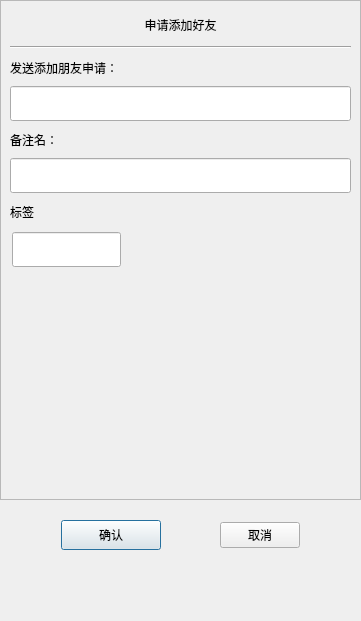
<?xml version="1.0" encoding="UTF-8"?>
<ui version="4.0">
 <class>ApplyFriend</class>
 <widget class="QDialog" name="ApplyFriend">
  <property name="geometry">
   <rect>
    <x>0</x>
    <y>0</y>
    <width>361</width>
    <height>621</height>
   </rect>
  </property>
  <property name="minimumSize">
   <size>
    <width>361</width>
    <height>621</height>
   </size>
  </property>
  <property name="maximumSize">
   <size>
    <width>361</width>
    <height>621</height>
   </size>
  </property>
  <property name="windowTitle">
   <string>Dialog</string>
  </property>
  <layout class="QVBoxLayout" name="verticalLayout">
   <property name="spacing">
    <number>0</number>
   </property>
   <property name="leftMargin">
    <number>0</number>
   </property>
   <property name="topMargin">
    <number>0</number>
   </property>
   <property name="rightMargin">
    <number>0</number>
   </property>
   <property name="bottomMargin">
    <number>0</number>
   </property>
   <item>
    <widget class="QScrollArea" name="scrollArea">
     <property name="minimumSize">
      <size>
       <width>0</width>
       <height>500</height>
      </size>
     </property>
     <property name="widgetResizable">
      <bool>true</bool>
     </property>
     <widget class="QWidget" name="scrollcontent">
      <property name="geometry">
       <rect>
        <x>0</x>
        <y>0</y>
        <width>359</width>
        <height>498</height>
       </rect>
      </property>
      <layout class="QVBoxLayout" name="verticalLayout_2">
       <property name="spacing">
        <number>0</number>
       </property>
       <property name="leftMargin">
        <number>0</number>
       </property>
       <property name="topMargin">
        <number>11</number>
       </property>
       <property name="rightMargin">
        <number>0</number>
       </property>
       <property name="bottomMargin">
        <number>11</number>
       </property>
       <item>
        <widget class="QLabel" name="apply_lb">
         <property name="minimumSize">
          <size>
           <width>0</width>
           <height>25</height>
          </size>
         </property>
         <property name="maximumSize">
          <size>
           <width>16777215</width>
           <height>25</height>
          </size>
         </property>
         <property name="text">
          <string>申请添加好友</string>
         </property>
         <property name="alignment">
          <set>Qt::AlignCenter</set>
         </property>
        </widget>
       </item>
       <item>
        <widget class="QWidget" name="apply_wid" native="true">
         <layout class="QVBoxLayout" name="verticalLayout_3">
          <item>
           <widget class="Line" name="line">
            <property name="orientation">
             <enum>Qt::Horizontal</enum>
            </property>
           </widget>
          </item>
          <item>
           <widget class="QLabel" name="label">
            <property name="minimumSize">
             <size>
              <width>0</width>
              <height>25</height>
             </size>
            </property>
            <property name="maximumSize">
             <size>
              <width>16777215</width>
              <height>25</height>
             </size>
            </property>
            <property name="text">
             <string>发送添加朋友申请：</string>
            </property>
           </widget>
          </item>
          <item>
           <widget class="CustomizeEdit" name="name_ed">
            <property name="minimumSize">
             <size>
              <width>0</width>
              <height>35</height>
             </size>
            </property>
            <property name="maximumSize">
             <size>
              <width>16777215</width>
              <height>35</height>
             </size>
            </property>
           </widget>
          </item>
          <item>
           <widget class="QLabel" name="label_2">
            <property name="minimumSize">
             <size>
              <width>0</width>
              <height>25</height>
             </size>
            </property>
            <property name="maximumSize">
             <size>
              <width>16777215</width>
              <height>25</height>
             </size>
            </property>
            <property name="text">
             <string>备注名：</string>
            </property>
           </widget>
          </item>
          <item>
           <widget class="CustomizeEdit" name="back_ed">
            <property name="minimumSize">
             <size>
              <width>0</width>
              <height>35</height>
             </size>
            </property>
            <property name="maximumSize">
             <size>
              <width>16777215</width>
              <height>35</height>
             </size>
            </property>
           </widget>
          </item>
          <item>
           <widget class="QLabel" name="label_3">
            <property name="minimumSize">
             <size>
              <width>0</width>
              <height>25</height>
             </size>
            </property>
            <property name="maximumSize">
             <size>
              <width>16777215</width>
              <height>25</height>
             </size>
            </property>
            <property name="text">
             <string>标签</string>
            </property>
           </widget>
          </item>
          <item>
           <widget class="QWidget" name="lb_group_wid" native="true">
            <property name="minimumSize">
             <size>
              <width>0</width>
              <height>50</height>
             </size>
            </property>
            <layout class="QVBoxLayout" name="verticalLayout_4">
             <property name="spacing">
              <number>0</number>
             </property>
             <property name="leftMargin">
              <number>0</number>
             </property>
             <property name="topMargin">
              <number>0</number>
             </property>
             <property name="rightMargin">
              <number>0</number>
             </property>
             <property name="bottomMargin">
              <number>0</number>
             </property>
             <item>
              <widget class="QWidget" name="gridWidget" native="true">
               <property name="minimumSize">
                <size>
                 <width>0</width>
                 <height>40</height>
                </size>
               </property>
               <property name="maximumSize">
                <size>
                 <width>16777215</width>
                 <height>40</height>
                </size>
               </property>
               <widget class="CustomizeEdit" name="lb_ed">
                <property name="geometry">
                 <rect>
                  <x>2</x>
                  <y>2</y>
                  <width>109</width>
                  <height>35</height>
                 </rect>
                </property>
                <property name="maximumSize">
                 <size>
                  <width>16777215</width>
                  <height>35</height>
                 </size>
                </property>
               </widget>
              </widget>
             </item>
             <item>
              <widget class="QWidget" name="input_tip_wid" native="true">
               <property name="minimumSize">
                <size>
                 <width>0</width>
                 <height>35</height>
                </size>
               </property>
               <property name="maximumSize">
                <size>
                 <width>16777215</width>
                 <height>35</height>
                </size>
               </property>
               <layout class="QVBoxLayout" name="verticalLayout_5">
                <property name="spacing">
                 <number>0</number>
                </property>
                <property name="leftMargin">
                 <number>0</number>
                </property>
                <property name="topMargin">
                 <number>0</number>
                </property>
                <property name="rightMargin">
                 <number>0</number>
                </property>
                <property name="bottomMargin">
                 <number>0</number>
                </property>
                <item>
                 <widget class="ClickedOnceLabel" name="tip_lb">
                  <property name="text">
                   <string/>
                  </property>
                 </widget>
                </item>
               </layout>
              </widget>
             </item>
            </layout>
           </widget>
          </item>
          <item>
           <widget class="QWidget" name="widget" native="true">
            <property name="minimumSize">
             <size>
              <width>0</width>
              <height>60</height>
             </size>
            </property>
            <layout class="QHBoxLayout" name="horizontalLayout_2">
             <property name="spacing">
              <number>7</number>
             </property>
             <property name="leftMargin">
              <number>0</number>
             </property>
             <property name="topMargin">
              <number>0</number>
             </property>
             <property name="rightMargin">
              <number>0</number>
             </property>
             <property name="bottomMargin">
              <number>0</number>
             </property>
             <item>
              <widget class="QWidget" name="lb_list" native="true">
               <property name="minimumSize">
                <size>
                 <width>287</width>
                 <height>50</height>
                </size>
               </property>
               <property name="maximumSize">
                <size>
                 <width>287</width>
                 <height>16777215</height>
                </size>
               </property>
              </widget>
             </item>
             <item>
              <widget class="QWidget" name="more_lb_wid" native="true">
               <property name="minimumSize">
                <size>
                 <width>30</width>
                 <height>0</height>
                </size>
               </property>
               <property name="maximumSize">
                <size>
                 <width>30</width>
                 <height>16777215</height>
                </size>
               </property>
               <layout class="QVBoxLayout" name="verticalLayout_6">
                <property name="spacing">
                 <number>0</number>
                </property>
                <property name="leftMargin">
                 <number>0</number>
                </property>
                <property name="topMargin">
                 <number>0</number>
                </property>
                <property name="rightMargin">
                 <number>0</number>
                </property>
                <property name="bottomMargin">
                 <number>0</number>
                </property>
                <item>
                 <spacer name="verticalSpacer_3">
                  <property name="orientation">
                   <enum>Qt::Vertical</enum>
                  </property>
                  <property name="sizeHint" stdset="0">
                   <size>
                    <width>20</width>
                    <height>40</height>
                   </size>
                  </property>
                 </spacer>
                </item>
                <item>
                 <widget class="ClickedOnceLabel" name="more_lb">
                  <property name="minimumSize">
                   <size>
                    <width>25</width>
                    <height>25</height>
                   </size>
                  </property>
                  <property name="maximumSize">
                   <size>
                    <width>25</width>
                    <height>25</height>
                   </size>
                  </property>
                  <property name="text">
                   <string/>
                  </property>
                 </widget>
                </item>
                <item>
                 <spacer name="verticalSpacer_4">
                  <property name="orientation">
                   <enum>Qt::Vertical</enum>
                  </property>
                  <property name="sizeHint" stdset="0">
                   <size>
                    <width>20</width>
                    <height>40</height>
                   </size>
                  </property>
                 </spacer>
                </item>
               </layout>
              </widget>
             </item>
            </layout>
           </widget>
          </item>
         </layout>
        </widget>
       </item>
      </layout>
     </widget>
    </widget>
   </item>
   <item>
    <spacer name="verticalSpacer">
     <property name="orientation">
      <enum>Qt::Vertical</enum>
     </property>
     <property name="sizeType">
      <enum>QSizePolicy::Fixed</enum>
     </property>
     <property name="sizeHint" stdset="0">
      <size>
       <width>20</width>
       <height>10</height>
      </size>
     </property>
    </spacer>
   </item>
   <item>
    <widget class="QWidget" name="apply_sure_wid" native="true">
     <property name="minimumSize">
      <size>
       <width>0</width>
       <height>50</height>
      </size>
     </property>
     <layout class="QHBoxLayout" name="horizontalLayout">
      <item>
       <spacer name="horizontalSpacer">
        <property name="orientation">
         <enum>Qt::Horizontal</enum>
        </property>
        <property name="sizeHint" stdset="0">
         <size>
          <width>40</width>
          <height>20</height>
         </size>
        </property>
       </spacer>
      </item>
      <item>
       <widget class="ClickedBtn" name="sure_btn">
        <property name="minimumSize">
         <size>
          <width>100</width>
          <height>30</height>
         </size>
        </property>
        <property name="maximumSize">
         <size>
          <width>100</width>
          <height>30</height>
         </size>
        </property>
        <property name="text">
         <string>确认</string>
        </property>
       </widget>
      </item>
      <item>
       <spacer name="horizontalSpacer_2">
        <property name="orientation">
         <enum>Qt::Horizontal</enum>
        </property>
        <property name="sizeHint" stdset="0">
         <size>
          <width>40</width>
          <height>20</height>
         </size>
        </property>
       </spacer>
      </item>
      <item>
       <widget class="ClickedBtn" name="cancel_btn">
        <property name="text">
         <string>取消</string>
        </property>
       </widget>
      </item>
      <item>
       <spacer name="horizontalSpacer_3">
        <property name="orientation">
         <enum>Qt::Horizontal</enum>
        </property>
        <property name="sizeHint" stdset="0">
         <size>
          <width>40</width>
          <height>20</height>
         </size>
        </property>
       </spacer>
      </item>
     </layout>
    </widget>
   </item>
   <item>
    <spacer name="verticalSpacer_2">
     <property name="orientation">
      <enum>Qt::Vertical</enum>
     </property>
     <property name="sizeHint" stdset="0">
      <size>
       <width>20</width>
       <height>40</height>
      </size>
     </property>
    </spacer>
   </item>
  </layout>
 </widget>
 <customwidgets>
  <customwidget>
   <class>ClickedBtn</class>
   <extends>QPushButton</extends>
   <header location="global">clickedbtn.h</header>
  </customwidget>
  <customwidget>
   <class>CustomizeEdit</class>
   <extends>QLineEdit</extends>
   <header location="global">customizeedit.h</header>
  </customwidget>
  <customwidget>
   <class>ClickedOnceLabel</class>
   <extends>QLabel</extends>
   <header location="global">clickedoncelabel.h</header>
  </customwidget>
 </customwidgets>
 <resources/>
 <connections/>
</ui>
